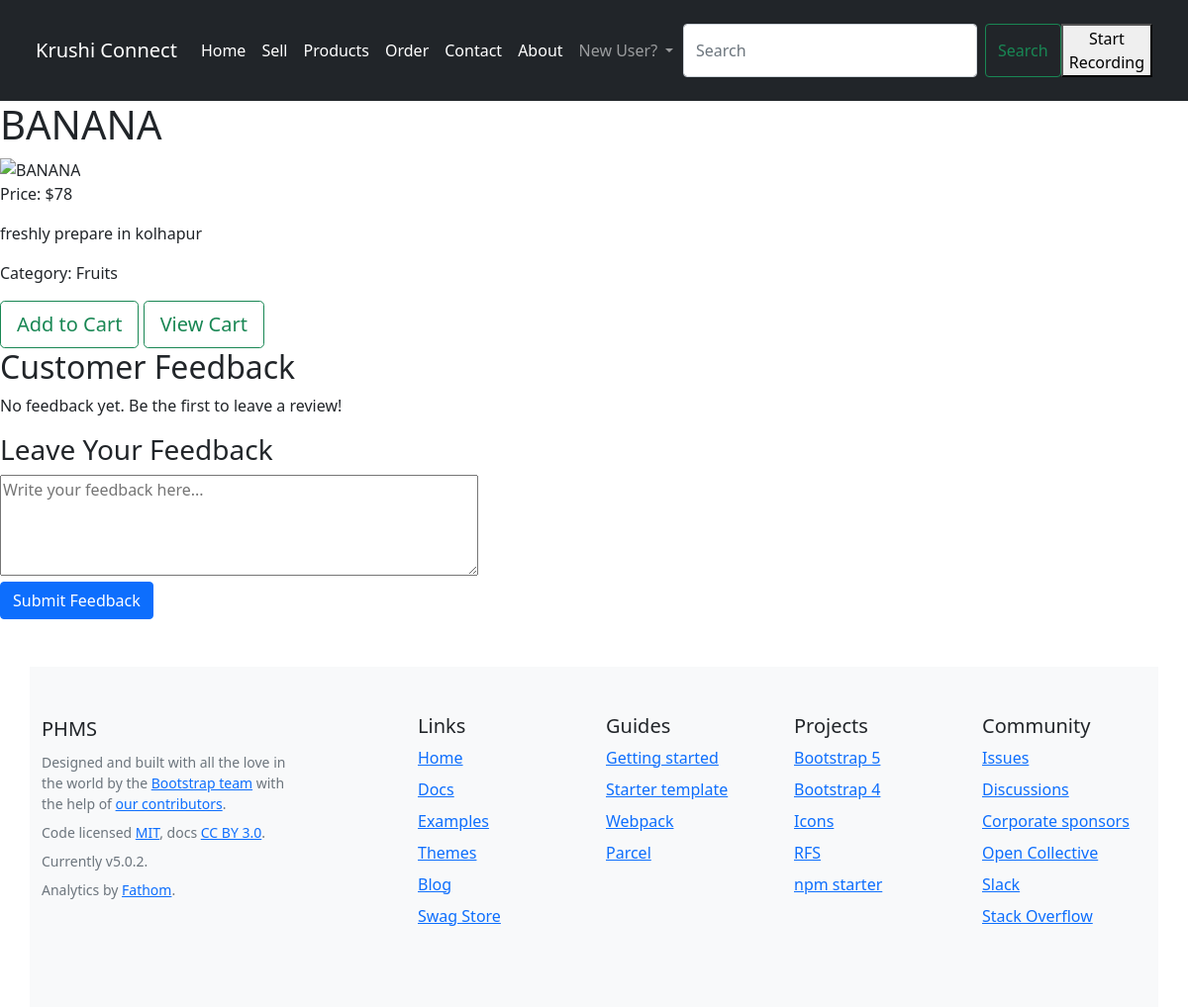
/productDetailPage/2, run on an earlier commit of the app's database.
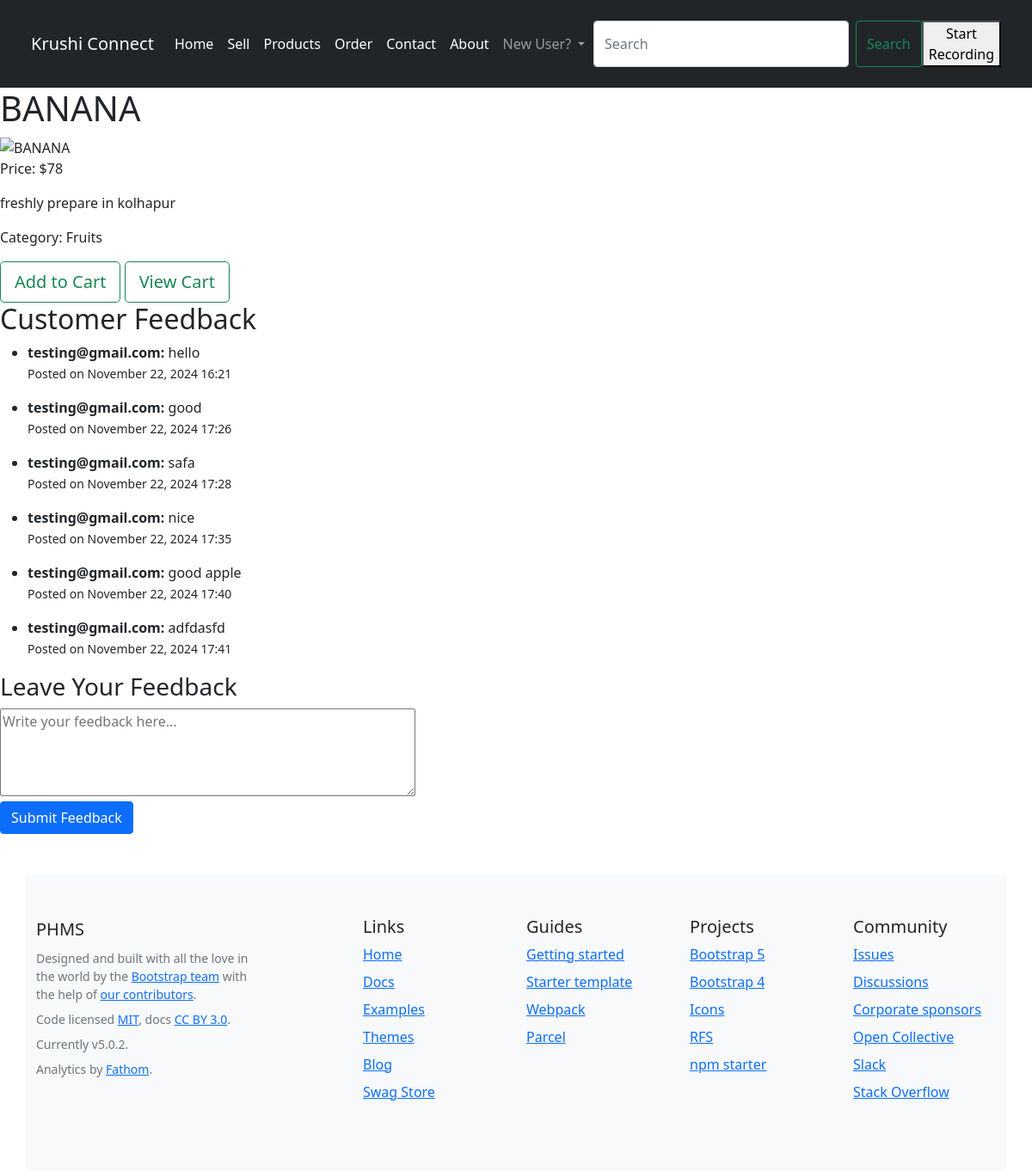
And on a later commit of the database.
### app/models.py (models this page shows)
class Feedback(models.Model):
    product = models.ForeignKey('Sell', on_delete=models.CASCADE, related_name='feedbacks')
    user = models.ForeignKey(User, on_delete=models.CASCADE)
    comment = models.TextField()
    created_at = models.DateTimeField(auto_now_add=True)

### app/views.py (the view)
# urls.py: path('productDetailPage/<id>', views.product_detail, name='product_detail'),
def product_detail(request,id):
    product = Sell.objects.get(id=id)
    feedbacks = Feedback.objects.filter(product=product)
    return render(request, 'product_detail.html',{'product': product,'feedbacks': feedbacks})

### templates/product_detail.html (shortened to what this page needs)
{% extends "base.html" %}
{% block body %}
<div class="product-detail">
    <h1>{{ product.sell_name }}</h1>
    <img src="{{ product.image.url }}" alt="{{ product.sell_name }}">
    <p>Price: ${{ product.sell_price }}</p>
    <p>{{ product.sell_description }}</p>
    <p>Category: {{ product.sell_category }}</p>
    <a href="/addToCart/{{product.id}}" class="btn btn-outline-success btn-lg">Add to Cart</a>
    <a href="/viewCart/" class="btn btn-outline-success btn-lg">View Cart</a>
</div>
<div class="feedback-section">
    <h2>Customer Feedback</h2>
    <div class="feedback-list">
        {% if feedbacks %}
            <ul>
                {% for feedback in feedbacks %}
                    <li>
                        <strong>{{ feedback.user }}:</strong> {{ feedback.comment }}
                        <p><small>Posted on {{ feedback.created_at|date:"F d, Y H:i" }}</small></p>
                    </li>
                {% endfor %}
            </ul>
        {% else %}
            <p>No feedback yet. Be the first to leave a review!</p>
        {% endif %}
    </div>
    <div class="feedback-form">
        <h3>Leave Your Feedback</h3>
        <form action="{% url 'add_feedback' product.id %}" method="post">
            <textarea name="comment" rows="4" cols="50" placeholder="Write your feedback here..." required></textarea><br>
            <button type="submit" class="btn btn-primary">Submit Feedback</button>
        </form>
    </div>
</div>
{% endblock body %}

What changed in the data, as far as the page shows it:
added Feedback: user "testing@gmail.com", comment "hello", created_at "November 22, 2024 16:21"
added Feedback: user "testing@gmail.com", comment "good", created_at "November 22, 2024 17:26"
added Feedback: user "testing@gmail.com", comment "safa", created_at "November 22, 2024 17:28"
added Feedback: user "testing@gmail.com", comment "nice", created_at "November 22, 2024 17:35"
added Feedback: user "testing@gmail.com", comment "good apple", created_at "November 22, 2024 17:40"
added Feedback: user "testing@gmail.com", comment "adfdasfd", created_at "November 22, 2024 17:41"
Also different on the page:
text no longer shown: "No feedback yet. Be the first to leave a review!"
